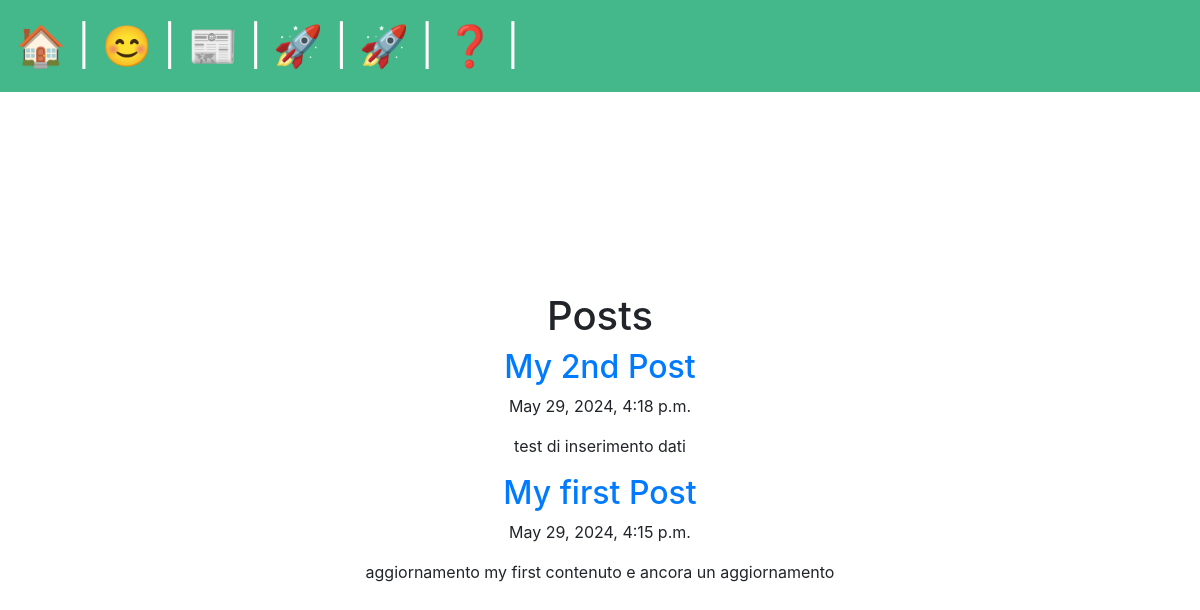
/posts/, run on an earlier commit of the app's database.
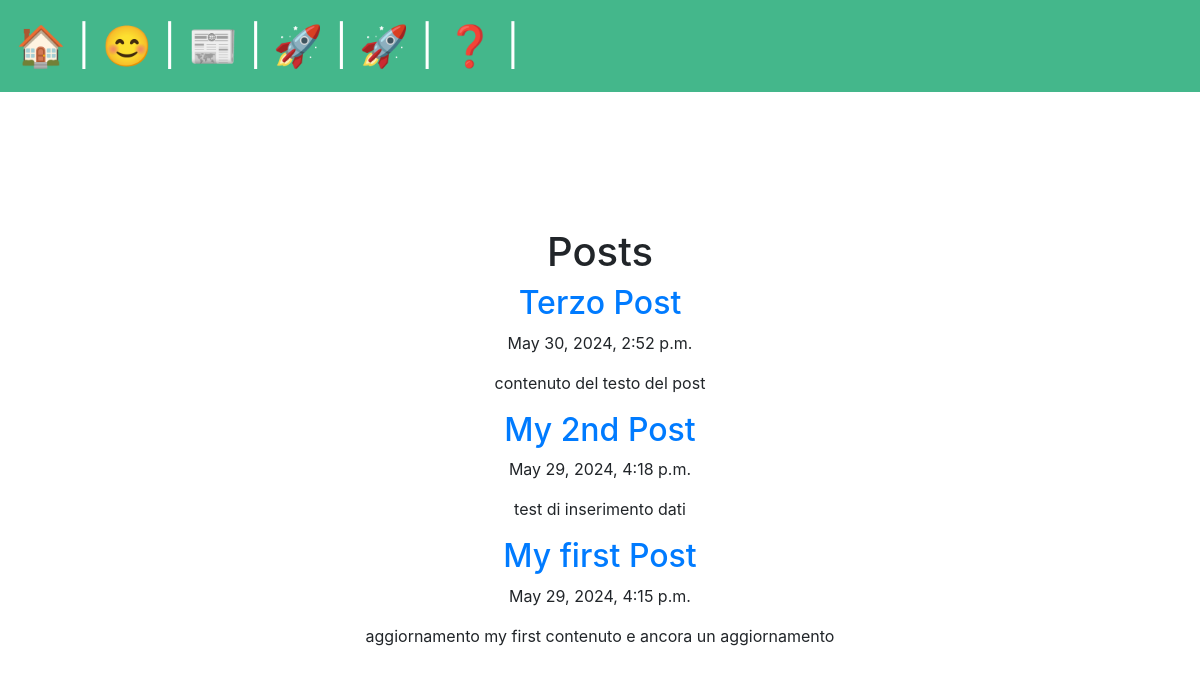
And on a later commit of the database.
### posts/models.py (models this page shows, shortened)
class Post(models.Model):
    title = models.CharField(max_length=75)
    body = models.TextField()
    slug = models.SlugField()
    date = models.DateTimeField(auto_now_add=True)
    banner = models.ImageField(default='fallback.png', blank=True)

### posts/views.py (the view)
# urls.py: path('', views.posts_list, name="list"),
def posts_list(request):
    posts = Post.objects.all().order_by('-date')
    return render(request, 'posts/posts_list.html', { 'posts': posts})

### posts/templates/posts/posts_list.html (shortened to what this page needs)
{% extends 'layout.html' %}
{% block content %}
<section>
<h1>Posts </h1>
{% for post in posts %}
	<article class="post">
		<h2>
			<a href="{% url 'posts:page' slug=post.slug %}">
			{{ post.title }}
			</a>
		</h2>
		<p>	{{ post.date }}	</p>
		<p>	{{ post.body}}	</p>
	</article>
{% endfor %}
</section>
{% endblock %}

### templates/layout.html (shortened to what this page needs)
<!DOCTYPE html>
{% load static %}
<html lang="en">
<head>
    <link rel="stylesheet" href="{% static 'css/style.css' %}">
     <link href="https://stackpath.bootstrapcdn.com/bootstrap/4.5.2/css/bootstrap.min.css" rel="stylesheet">
</head>
<body>
    <nav>
        <a href="/">
            <span role="img" aria-label="Home" title="Home">🏠</a> </span> |
        <a href="/about">😊</a> |
        <a href="{% url 'posts:list' %}">   <span role="img" aria-label="Posts">📰 </span></a> |
        <a href="{% url 'users:register' %}">   <span role="img" aria-label="User Registration">🚀 </span></a> |
        <a href="/contacts">🚀</a> |
        <a href="/faq">❓</a> |
    </nav>
        <main>
            {% block content %}
            {% endblock %}
        </main>
</body>
</html>

### static/css/style.css (style rules this page uses)
* { margin: 0; padding: 0; box-sizing: border-box; }
body { min-height: 100vh; background-color: black; color: whitesmoke; font-size: 3rem; display: flex; flex-flow: column; }
nav { padding: 1rem; background-color: #44B78B; color: white; font-size: 2.5rem; }
main { flex-grow: 1; display: grid; place-content: center; }
h1, h2, p { text-align: center; }
a { text-decoration: none; color: #81dbb8; }

What changed in the data, as far as the page shows it:
added Post: title "Terzo Post", date "May 30, 2024, 2:52 p.m.", body "contenuto del testo del post"
